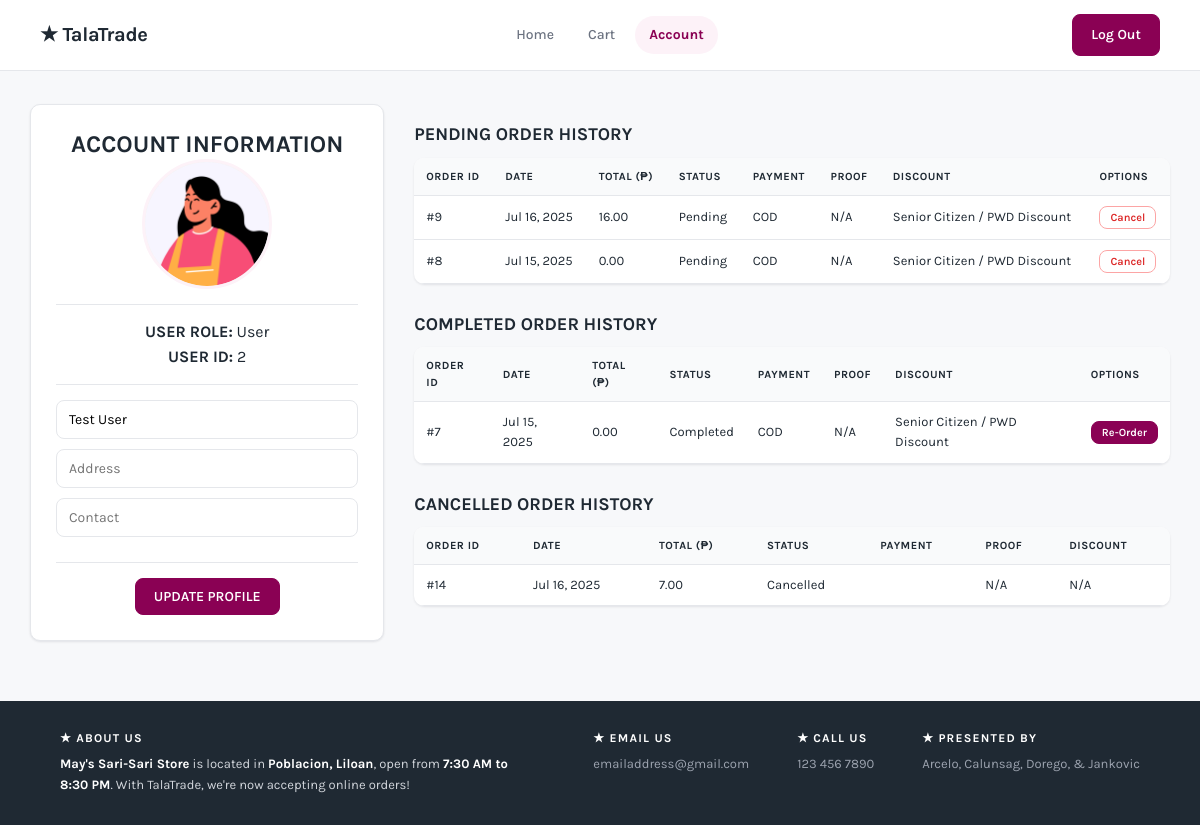
Screenshot of /user_account.php (signed in) with the database file from the repository.
### tables this page shows
CREATE TABLE `users` (
  `userID` int(11) NOT NULL,
  `password` varchar(100) DEFAULT NULL,
  `fullname` varchar(100) DEFAULT NULL,
  `shippingaddress` varchar(100) DEFAULT NULL,
  `contactnumber` varchar(100) DEFAULT NULL,
  `roleID` int(11) NOT NULL DEFAULT 2
);

CREATE TABLE `orders` (
  `orderID` int(11) NOT NULL,
  `userID` int(11) NOT NULL,
  `orderdatetime` datetime NOT NULL,
  `totalamount` decimal(10,2) DEFAULT NULL,
  `status` varchar(100) DEFAULT 'Pending',
  `completeddatetime` datetime DEFAULT NULL,
  `paymentmethod` varchar(100) DEFAULT NULL,
  `proofofpayment` tinyint(1) DEFAULT NULL,
  `discountID` int(11) DEFAULT NULL
);

CREATE TABLE `discounts` (
  `discountID` int(11) NOT NULL,
  `discountedamount` decimal(10,2) NOT NULL,
  `discountname` varchar(100) DEFAULT NULL
);

### user_account.php (the view, shortened to what this page needs)
<?php
include 'db.php';
$userID = $_SESSION['userID'];
$stmt = $conn->prepare("SELECT * FROM users WHERE userID = ?");
$stmt->bind_param("i", $userID);
$stmt->execute();
$user_data = $stmt->get_result()->fetch_assoc();
$fullname = $user_data['fullname'];
$address = $user_data['shippingaddress'];
$contact = $user_data['contactnumber'];
$role = $user_data['roleID'];
$stmt = $conn->prepare("SELECT orders.*, discounts.discountname FROM orders LEFT JOIN discounts ON orders.discountID = discounts.discountID WHERE orders.userID = ? ORDER BY orders.orderID DESC");
$stmt->bind_param("i", $userID);
$stmt->execute();
$orders_res = $stmt->get_result();
$pending_orders = [];
$completed_orders = [];
$cancelled_orders = [];
while ($order = $orders_res->fetch_assoc()) {
    if ($order['status'] === 'Pending') $pending_orders[] = $order;
    elseif ($order['status'] === 'Completed') $completed_orders[] = $order;
    elseif ($order['status'] === 'Cancelled') $cancelled_orders[] = $order;
}
?>
<!DOCTYPE html>
<html lang="en">
<head>
  <link rel="stylesheet" href="css/style.css" />
</head>
<body>
  <?php $current_page = basename($_SERVER['PHP_SELF']); ?>
<header>
  <div class="logo"><a href="user_home.php">★<strong> TalaTrade</strong></a></div>
  <nav class="nav-links">
    <a href="user_home.php" class="<?php echo ($current_page == 'user_home.php' || $current_page == 'user_product.php') ? 'active' : ''; ?>">Home</a>
    <a href="user_cart.php" class="<?php echo ($current_page == 'user_cart.php') ? 'active' : ''; ?>">Cart</a>
    <a href="user_account.php" class="<?php echo ($current_page == 'user_account.php') ? 'active' : ''; ?>">Account</a>
  </nav>
  <div class="actions">
    <a href="logout.php" class="btn">Log Out</a>
  </div>
</header>
  <main class="account-wrapper">
    <section class="account-left">
      <h2>ACCOUNT INFORMATION</h2>
      <img src="images/user_pfp.png" alt="Profile">
      <hr style="border:none; border-top: 1px solid #e5e7eb; margin: 15px 0;">
      <p class="user-meta"><strong>USER ROLE:</strong> <?php echo ($role == 1) ? 'Administrator' : 'User'; ?></p>
      <p class="user-meta"><strong>USER ID:</strong> <?php echo htmlspecialchars($userID); ?></p>
      <hr style="border:none; border-top: 1px solid #e5e7eb; margin: 15px 0;">
      <form method="POST">
        <input type="text" name="fullname" value="<?php echo htmlspecialchars($fullname); ?>" required placeholder="Full Name" />
        <input type="text" name="address" value="<?php echo htmlspecialchars($address); ?>" required placeholder="Address" />
        <input type="text" name="contact" value="<?php echo htmlspecialchars($contact); ?>" required placeholder="Contact" />
        <hr style="border:none; border-top: 1px solid #e5e7eb; margin: 15px 0;">
        <button type="submit" name="update_profile" class="btn">UPDATE PROFILE</button>
      </form>
    </section>
    <section class="account-right">
      <h2>PENDING ORDER HISTORY</h2>
      <table>
        <thead>
          <tr><th>Order ID</th><th>Date</th><th>Total (₱)</th><th>Status</th><th>Payment</th><th>Proof</th><th>Discount</th><th>Options</th></tr>
        </thead>
        <tbody>
          <?php if (!empty($pending_orders)): foreach ($pending_orders as $order): ?>
            <tr>
              <td>#<?php echo $order['orderID']; ?></td>
              <td><?php echo date('M d, Y', strtotime($order['orderdatetime'])); ?></td>
              <td><?php echo number_format($order['totalamount'], 2); ?></td>
              <td><span class="status-badge status-pending"><?php echo $order['status']; ?></span></td>
              <td><?php echo $order['paymentmethod']; ?></td>
              <td><?php echo ($order['proofofpayment'] == 0) ? 'N/A' : 'Received'; ?></td>
              <td><?php echo empty($order['discountname']) ? 'N/A' : htmlspecialchars($order['discountname']); ?></td>
              <td>
                <form method="POST" onsubmit="return confirm('Are you sure you want to cancel this order?');" style="margin:0;">
                  <button type="submit" name="cancel_order" class="btn btn-outline" style="padding: 4px 10px; font-size: 11px; color: #dc2626; border-color: #fca5a5;">Cancel</button>
                </form>
              </td>
            </tr>
          <?php endforeach; else: ?>
            <tr><td colspan="8" class="empty-row">No pending orders.</td></tr>
          <?php endif; ?>
        </tbody>
      </table>
      <h2>COMPLETED ORDER HISTORY</h2>
      <table>
        <thead>
          <tr><th>Order ID</th><th>Date</th><th>Total (₱)</th><th>Status</th><th>Payment</th><th>Proof</th><th>Discount</th><th>Options</th></tr>
        </thead>
        <tbody>
          <?php if (!empty($completed_orders)): foreach ($completed_orders as $order): ?>
            <tr>
              <td>#<?php echo $order['orderID']; ?></td>
              <td><?php echo date('M d, Y', strtotime($order['orderdatetime'])); ?></td>
              <td><?php echo number_format($order['totalamount'], 2); ?></td>
              <td><span class="status-badge status-completed"><?php echo $order['status']; ?></span></td>
              <td><?php echo $order['paymentmethod']; ?></td>
              <td><?php echo ($order['proofofpayment'] == 0) ? 'N/A' : 'Yes'; ?></td>
              <td><?php echo empty($order['discountname']) ? 'N/A' : htmlspecialchars($order['discountname']); ?></td>
              <td>
                <form method="POST" style="margin:0;">
                  <button type="submit" name="reorder" class="btn" style="padding: 4px 10px; font-size: 11px;">Re-Order</button>
                </form>
              </td>
            </tr>
          <?php endforeach; else: ?>
            <tr><td colspan="8" class="empty-row">No completed orders.</td></tr>
          <?php endif; ?>
        </tbody>
      </table>
      <h2>CANCELLED ORDER HISTORY</h2>
      <table>
        <thead>
          <tr><th>Order ID</th><th>Date</th><th>Total (₱)</th><th>Status</th><th>Payment</th><th>Proof</th><th>Discount</th></tr>
        </thead>
        <tbody>
          <?php if (!empty($cancelled_orders)): foreach ($cancelled_orders as $order): ?>
            <tr>
              <td>#<?php echo $order['orderID']; ?></td>
              <td><?php echo date('M d, Y', strtotime($order['orderdatetime'])); ?></td>
              <td><?php echo number_format($order['totalamount'], 2); ?></td>
              <td><span class="status-badge status-cancelled"><?php echo $order['status']; ?></span></td>
              <td><?php echo $order['paymentmethod']; ?></td>
              <td><?php echo ($order['proofofpayment'] == 0) ? 'N/A' : 'Yes'; ?></td>
              <td><?php echo empty($order['discountname']) ? 'N/A' : htmlspecialchars($order['discountname']); ?></td>
            </tr>
          <?php endforeach; else: ?>
            <tr><td colspan="7" class="empty-row">No cancelled orders.</td></tr>
          <?php endif; ?>
        </tbody>
      </table>
    </section>
  </main>
  <footer class="site-footer">
    <div>
      <h4>★ ABOUT US</h4>
      <p><strong>May's Sari-Sari Store</strong> is located in <strong>Poblacion, Liloan</strong>, open from <strong>7:30 AM to 8:30 PM</strong>. With TalaTrade, we're now accepting online orders!</p>
    </div>
    <div class="footer-right">
      <div><h4>★ EMAIL US</h4><p>emailaddress@gmail.com</p></div>
      <div><h4>★ CALL US</h4><p>123 456 7890</p></div>
      <div><h4>★ PRESENTED BY</h4><p>Arcelo, Calunsag, Dorego, & Jankovic</p></div>
    </div>
  </footer>
</body>
</html>

### css/style.css (style rules this page uses)
* { margin: 0; padding: 0; box-sizing: border-box; font-family: 'Karla', sans-serif; }
:root { --brand: #8a0154; --brand-dark: #6a0140; --brand-soft: #fdf2f8; --ink: #1f2933; --ink-muted: #6b7280; --line: #e5e7eb; --surface: #ffffff; --bg: #f7f8fa; --radius: 10px; --shadow-sm: 0 1px 3px rgba(16,24,40,0.06), 0 1px 2px rgba(16,24,40,0.04); --shadow-md: 0 4px 16px rgba(16,24,40,0.08); --shadow-lg: 0 12px 32px rgba(16,24,40,0.12); }
html { scroll-behavior: smooth; }
body { background: var(--bg); color: var(--ink); padding-top: 74px; padding-bottom: 0; line-height: 1.55; -webkit-font-smoothing: antialiased; }
a { text-decoration: none; color: inherit; }
img { display: block; max-width: 100%; }
h1, h2, h3, h4 { line-height: 1.2; font-weight: 700; }
header { position: fixed; top: 0; left: 0; width: 100%; z-index: 1000; background: var(--surface); display: flex; justify-content: space-between; align-items: center; padding: 14px 40px; border-bottom: 1px solid var(--line); gap: 20px; }
.logo { font-size: 20px; font-weight: 700; letter-spacing: -0.3px; color: var(--ink); }
.nav-links { display: flex; gap: 6px; font-size: 14px; font-weight: 500; }
.nav-links a { color: var(--ink-muted); padding: 8px 14px; border-radius: 999px; transition: background .18s ease, color .18s ease; }
.nav-links a.active { color: var(--brand); background: var(--brand-soft); font-weight: 700; }
.actions { display: flex; gap: 8px; align-items: center; }
.btn { background: var(--brand); color: #fff; border: 1px solid var(--brand); padding: 9px 18px; border-radius: 8px; cursor: pointer; font-weight: 600; font-size: 14px; transition: background .18s ease, box-shadow .18s ease, transform .06s ease; white-space: nowrap; }
.btn-outline { background: #fff; color: var(--ink); border: 1px solid var(--line); }
.account-wrapper { display: flex; gap: 30px; width: 95%; max-width: 1300px; margin: 30px auto; align-items: flex-start; }
.account-left { flex: 1; background: #fff; border: 1px solid var(--line); border-radius: var(--radius); padding: 25px; text-align: center; box-shadow: var(--shadow-sm); }
.account-left img { width: 130px; height: 130px; border-radius: 50%; margin: 0 auto 15px; background: #f3f4f6; border: 3px solid var(--brand-soft); }
.account-left input { width: 100%; padding: 10px 12px; margin-bottom: 10px; border: 1px solid var(--line); border-radius: 8px; font-size: 14px; outline: none; transition: border-color .18s, box-shadow .18s; }
.account-right { flex: 2.5; min-width: 0; }
.account-right table { width: 100%; border-collapse: collapse; margin-bottom: 30px; background: #fff; border-radius: var(--radius); overflow: hidden; box-shadow: var(--shadow-sm); }
.account-right th, .account-right td { border-bottom: 1px solid var(--line); padding: 10px 12px; font-size: 13px; text-align: left; }
.account-right th { background: #f9fafb; color: var(--ink); font-weight: 700; text-transform: uppercase; font-size: 11px; letter-spacing: 0.5px; }
.account-right h2 { text-align: left; margin: 20px 0 12px; font-size: 18px; color: var(--ink); }
.site-footer { background: #1f2933; color: #d1d5db; padding: 30px 60px; display: flex; justify-content: space-between; gap: 40px; font-size: 13px; flex-wrap: wrap; margin-top: 60px; }
.site-footer h4 { color: #fff; font-size: 12px; letter-spacing: 1.2px; margin-bottom: 8px; text-transform: uppercase; }
.site-footer p { line-height: 1.6; max-width: 460px; }
.site-footer strong { color: #fff; }
.footer-right { display: flex; gap: 48px; flex-wrap: wrap; }
.footer-right h4 { color: #fff; }
.footer-right p { color: #9ca3af; }

### rows the page displays
users: fullname "Test User"
orders: orderID "9", orderdatetime "Jul 16, 2025", totalamount "16.00", status "Pending", paymentmethod "COD", proofofpayment "N/A", discountID.discountname "Senior Citizen / PWD Discount"
orders: orderID "8", orderdatetime "Jul 15, 2025", totalamount "0.00", status "Pending", paymentmethod "COD", proofofpayment "N/A", discountID.discountname "Senior Citizen / PWD Discount"
orders: orderID "7", orderdatetime "Jul 15, 2025", totalamount "0.00", status "Completed", paymentmethod "COD", proofofpayment "N/A", discountID.discountname "Senior Citizen / PWD Discount"
orders: orderID "14", orderdatetime "Jul 16, 2025", totalamount "7.00", status "Cancelled", shows "N/A"

### other values shown
$userID "2"
